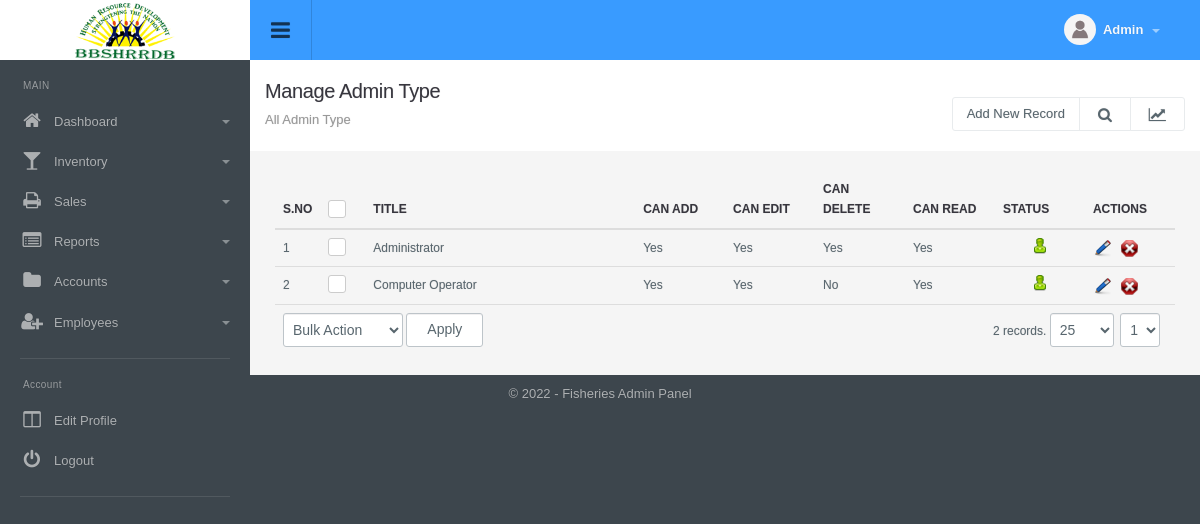
Page /admin_type_manage.php (signed in) on the committed database.
### tables this page shows
CREATE TABLE `config_variable` (
  `id` int(11) NOT NULL,
  `config_type_id` int(11) NOT NULL,
  `title` varchar(512) NOT NULL,
  `notes` varchar(512) NOT NULL,
  `type` varchar(200) NOT NULL,
  `default_values` text NOT NULL,
  `key` varchar(200) NOT NULL,
  `value` text NOT NULL,
  `sortorder` int(11) NOT NULL
);

CREATE TABLE `menu` (
  `id` int(11) NOT NULL,
  `title` varchar(100) NOT NULL,
  `url` varchar(100) NOT NULL,
  `parent_id` int(11) NOT NULL,
  `depth` int(1) NOT NULL,
  `sortorder` int(11) NOT NULL,
  `icon` varchar(200) NOT NULL,
  `small_icon` varchar(200) NOT NULL
);

CREATE TABLE `admin_type` (
  `id` int(11) NOT NULL,
  `title` varchar(200) NOT NULL,
  `can_add` int(1) NOT NULL DEFAULT '0',
  `can_edit` int(1) NOT NULL DEFAULT '0',
  `can_delete` int(1) NOT NULL DEFAULT '0',
  `can_read` int(1) NOT NULL DEFAULT '0',
  `status` int(1) NOT NULL DEFAULT '1',
  `ts` timestamp NULL DEFAULT CURRENT_TIMESTAMP ON UPDATE CURRENT_TIMESTAMP
);

### include/utility.php (called while the page is built, shortened)
<?php
function get_config($var){
	global $dblink;
	$sql="select value from config_variable where `key`='".slash($var)."'";
	$resConfig=doquery($sql,$dblink);
	if(numrows($resConfig)>0){
		while($rowConfig=dofetch($resConfig))
			return unslash($rowConfig["value"]);
	}
}
$site_title=get_config("site_title");
$file_upload_root="./uploads/";
function slash($str){
	if(!is_array($str))
		return utf8_encode(addslashes($str));
	else{
		for($i=0; $i<count($str); $i++)
			$str[$i]=slash($str[$i]);
		return $str;
	}
}
function unslash($str){
	return stripslashes(utf8_decode($str));
	}
function getAdminType($value){
	if( $value == 1 ) {
		return "Yes";
	}
	else {
		return "No";
	}
}

### include/db.php (called while the page is built, shortened)
<?php
function doquery($qr,$lnk){
	@$res=mysqli_query($lnk,$qr) or die($qr." - ".mysqli_error($lnk));
	return $res;
}
function dofetch($rs){
	@$rec=mysqli_fetch_array($rs);
	return $rec;
}
function numrows($rs){
	return mysqli_num_rows($rs);
}

### modules/admin_type/list.php (the view, shortened to what this page needs)
<?php
$extra='';
?>
<div class="page-header">
	<h1 class="title">Manage Admin Type</h1>
  	<ol class="breadcrumb">
    	<li class="active">All Admin Type</li>
  	</ol>
  	<div class="right">
    	<div class="btn-group" role="group" aria-label="...">
        	<a href="admin_type_manage.php?tab=add" class="btn btn-light editproject">Add New Record</a> <a id="topstats" class="btn btn-light" href="#"><i class="fa fa-search"></i></a> <a class="btn btn-light" href="#"><i class="fa fa-line-chart"></i></a>
        </div>
  	</div>
</div>
<div class="panel-body table-responsive">
	<table class="table table-hover list">
    	<thead>
            <tr>
                <th width="5%">S.No</th>
                <th width="5%" class="center">
                    <div class="checkbox checkbox-primary">
                    <label for="select_all"></label></div>
                </th>
                <th width="30%">Title</th>
                <th width="10%">Can Add</th>
                <th width="10%">Can Edit</th>
                <th width="10%">Can Delete</th>
                <th width="10%">Can Read</th>
                <th width="10%" class="center">Status</th>
                <th width="10%" class="center">Actions</th>
            </tr>
    	</thead>
    	<tbody>
			<?php
			$sql="select * from admin_type where 1 $extra";
			$rs=show_page($rows, $pageNum, $sql);
			if(numrows($rs)>0){
				$sn=1;
				while($r=dofetch($rs)){
					?>
					<tr>
						<td><?php echo $sn;?></td>
						<td class="center">
							<div class="checkbox margin-t-0 checkbox-primary">
                            <label for="<?php echo "rec_".$sn?>"></label></div>
						</td>
						<td><?php echo unslash($r["title"]); ?></td>
						<td><?php echo getAdminType(unslash($r["can_add"])); ?></td>
						<td><?php echo getAdminType(unslash($r["can_edit"])); ?></td>
						<td><?php echo getAdminType(unslash($r["can_delete"])); ?></td>
						<td><?php echo getAdminType(unslash($r["can_read"])); ?></td>
                        <td class="text-center"><a href="admin_type_manage.php?id=<?php echo $r['id'];?>&tab=status&s=<?php echo ($r["status"]==0)?1:0;?>">
                            <?php
                            if($r["status"]==0){
                                ?>
                                <img src="images/offstatus.png" alt="Off" title="Set Status On">
                                <?php
                            }
                            else{
                                ?>
                                <img src="images/onstatus.png" alt="On" title="Set Status Off">
                                <?php
                            }
                            ?>
                        </a></td>
                        <td>
                            <a href="admin_type_manage.php?tab=edit&id=<?php echo $r['id'];?>"><img title="Edit Record" alt="Edit" src="images/edit.png"></a>&nbsp;&nbsp;
                            <a onclick="return confirm('Are you sure you want to delete')" href="admin_type_manage.php?id=<?php echo $r['id'];?>&amp;tab=delete"><img title="Delete Record" alt="Delete" src="images/delete.png"></a>
                        </td>
                    </tr>
                    <?php
                    $sn++;
                }
                ?>
                <tr>
                    <td colspan="6" class="actions">
                        <select name="bulk_action" id="bulk_action" title="Choose Action">
                            <option value="null">Bulk Action</option>
                        </select>
                        <input type="button" name="apply" value="Apply" id="apply_bulk_action" class="btn btn-light" title="Apply Action"  />
                    </td>
                    <td colspan="3" class="paging" title="Paging" align="right"><?php echo pages_list($rows, "admin_type", $sql, $pageNum)?></td>
                </tr>
                <?php
            }
            else{
                ?>
                <tr>
                    <td colspan="9"  class="no-record">No Result Found</td>
                </tr>
                <?php
            }
            ?>
    	</tbody>
  	</table>
</div>

### include/header.php (shortened to what this page needs)
<!DOCTYPE html PUBLIC "-//W3C//DTD XHTML 1.0 Transitional//EN" "http://www.w3.org/TR/xhtml1/DTD/xhtml1-transitional.dtd">
<html xmlns="http://www.w3.org/1999/xhtml">
<head>
<link type="text/css" rel="stylesheet" href="css/font-awesome.min.css" />
<link type="text/css" rel="stylesheet" href="css/font-awesome.css" />
<link type="text/css" rel="stylesheet"  href="css/bootstrap.css" />
<link rel="stylesheet" href="css/bootstrap-datetimepicker.min.css" />
<link type="text/css" rel="stylesheet"  href="css/awesome-bootstrap-checkbox.css" />
<link href="css/general.css" type="text/css" rel="stylesheet" />
<link type="text/css" rel="stylesheet"  href="css/style.css" />
</head>
<body>
	<div id="wrapper" class="round_corners">
    	<div id="top" class="clearfix">
            <div class="applogo">
                <a href="index.php" class="logo"><?php $admin_logo=get_config("admin_logo"); if(empty($admin_logo)) echo $site_title; else { ?><img src="<?php echo $file_upload_root;?>config/<?php echo $admin_logo?>" /><?php }?></a>
            </div>
            <a class="sidebar-open-button" href="#"><i class="fa fa-bars"></i></a>
            <ul class="top-right">
            	<li class="dropdown link">
                	<a class="dropdown-toggle profilebox" data-toggle="dropdown" href="#">
                    	<img alt="img" src="images/profileimg-default.png">
                        <b><?php echo ucfirst((isset($_SESSION["logged_in_admin"]) && $_SESSION["logged_in_admin"]!="")?$_SESSION["logged_in_admin"]["name"]:"Guest");?></b>
                        <span class="caret"></span>
                    </a>
                </li>
           </ul>
        </div>
        <div class="sidebar clearfix">
       		<ul class="sidebar-panel nav">
  				<li class="sidetitle">MAIN</li>
				<?php
					$parents=doquery("select * from menu where parent_id=0 order by sortorder",$dblink);
					if(numrows($parents)>0){
						while($parent=dofetch($parents)){
						?>
						<li>
                        	<a href="<?php echo unslash($parent["url"])?>"><span class="icon color5"><i class="fa fa-<?php echo unslash($parent["small_icon"])?>"></i></span><?php echo unslash($parent["title"])?>
							<?php
								$submenus=doquery("select * from menu where parent_id='".$parent["id"]."' order by sortorder",$dblink);
								if(numrows($submenus)>0){
									?>
                                <span class="caret"></span></a>
                                <?php
                            }
							else{
								echo "</a>";
							}
							?>
						</li>
						<?php
					}
				}
				?>
         	</ul>
            <ul class="sidebar-panel nav">
                <li class="sidetitle">Account</li>
                <li><a href="admin_manage.php?tab=edit&id=<?php echo $_SESSION["logged_in_admin"]["id"]?>"><span class="icon color15"><i class="fa fa-columns"></i></span>Edit Profile</a></li>
                <li><a href="logout.php"><span class="icon color12"><i class="fa falist fa-power-off"></i></span>Logout</a></li>
            </ul>
	    </div>
		<div class="content">

### include/footer.php (shortened to what this page needs)
<div id="footer" class="bottom_round_corners">
	<div id="footer_content">
    	<address>&copy; <?php echo date("Y");?> - <?php echo $site_title; ?> Admin Panel</address>
    </div>
</div>
<link href="js/fancybox/jquery.fancybox.css" rel="stylesheet" type="text/css" />
<link href="js/chosen/chosen.css" rel="stylesheet" type="text/css" />
<?php include("include/upload_center.php");?>
</body>
</html>

### rows in the picture
config_variable: value (picture)
menu: title "Dashboard"
menu: title "Inventory"
menu: title "Sales"
menu: title "Reports"
menu: title "Accounts"
menu: title "Employees"
admin_type: title "Administrator", can_add "Yes", can_edit "Yes", can_delete "Yes", can_read "Yes", status 1 (drawn)
admin_type: title "Computer Operator", can_add "Yes", can_edit "Yes", can_delete "No", can_read "Yes", status 1 (drawn)
config_variable: value "Fisheries"

### other values in the picture
pages_list($rows, "admin_type", $sql, $pageNum) "2 records."
form field page "1"
